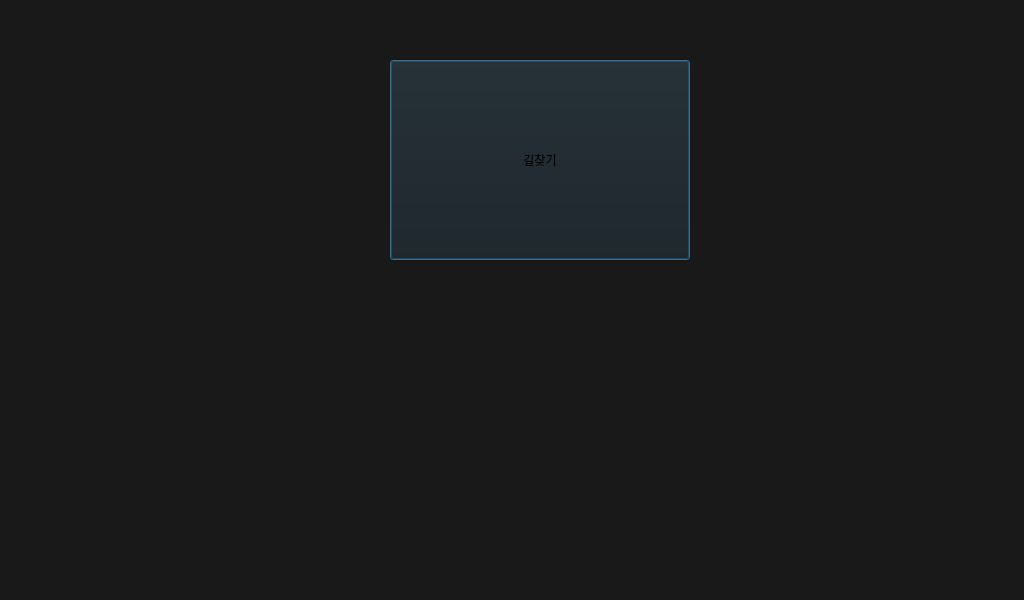
<?xml version="1.0" encoding="UTF-8"?>
<ui version="4.0">
 <class>Dialog</class>
 <widget class="QDialog" name="Dialog">
  <property name="geometry">
   <rect>
    <x>0</x>
    <y>0</y>
    <width>1024</width>
    <height>600</height>
   </rect>
  </property>
  <property name="windowTitle">
   <string>Dialog</string>
  </property>
  <property name="styleSheet">
   <string notr="true">background-color:rgb(25, 25, 25)</string>
  </property>
  <widget class="QPushButton" name="pushButton">
   <property name="geometry">
    <rect>
     <x>390</x>
     <y>60</y>
     <width>300</width>
     <height>200</height>
    </rect>
   </property>
   <property name="styleSheet">
    <string notr="true">font: 40pt &quot;맑은 고딕&quot;;</string>
   </property>
   <property name="text">
    <string>길찾기</string>
   </property>
  </widget>
 </widget>
 <resources/>
 <connections>
  <connection>
   <sender>pushButton</sender>
   <signal>clicked()</signal>
   <receiver>Dialog</receiver>
   <slot>navigate_mode()</slot>
   <hints>
    <hint type="sourcelabel">
     <x>427</x>
     <y>97</y>
    </hint>
    <hint type="destinationlabel">
     <x>312</x>
     <y>82</y>
    </hint>
   </hints>
  </connection>
 </connections>
 <slots>
  <slot>navigate_mode()</slot>
  <slot>map_edit_mode()</slot>
 </slots>
</ui>
